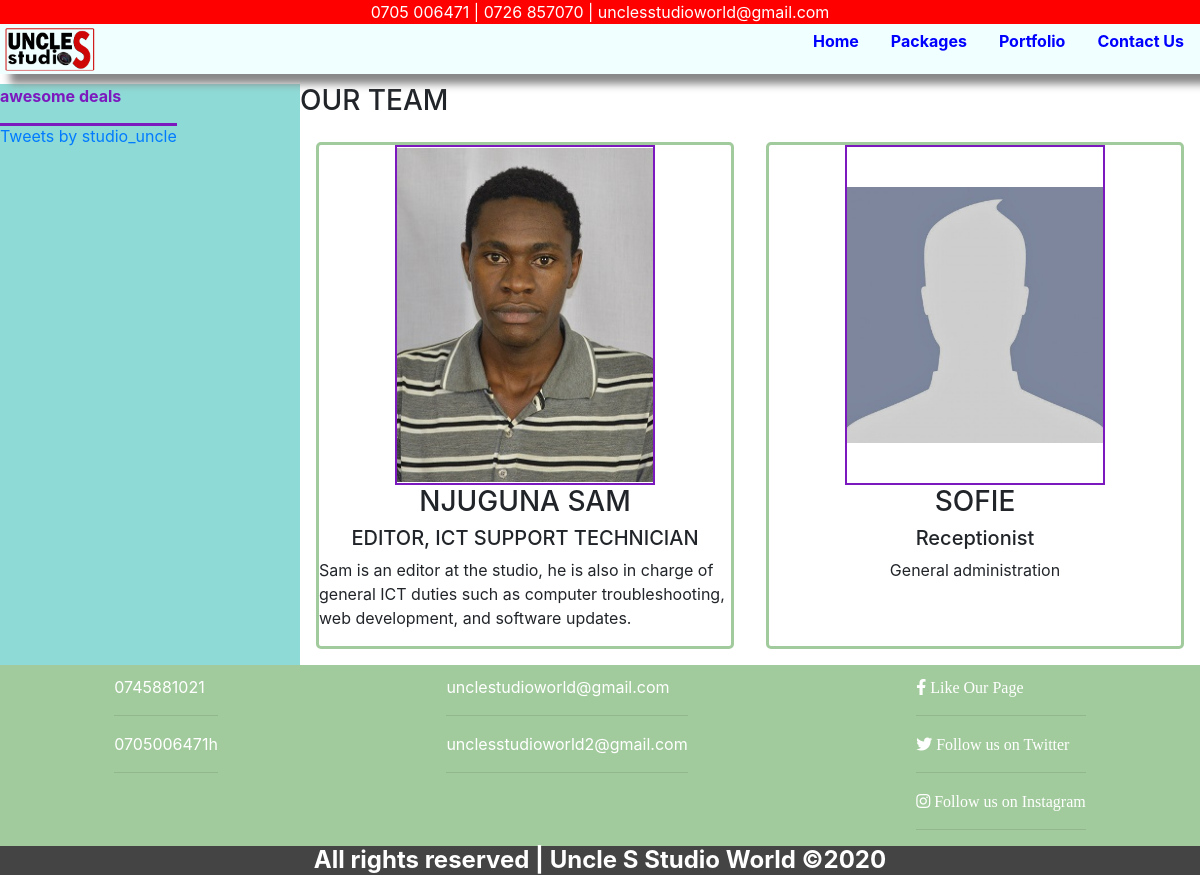
The page /About on the database as committed earlier.
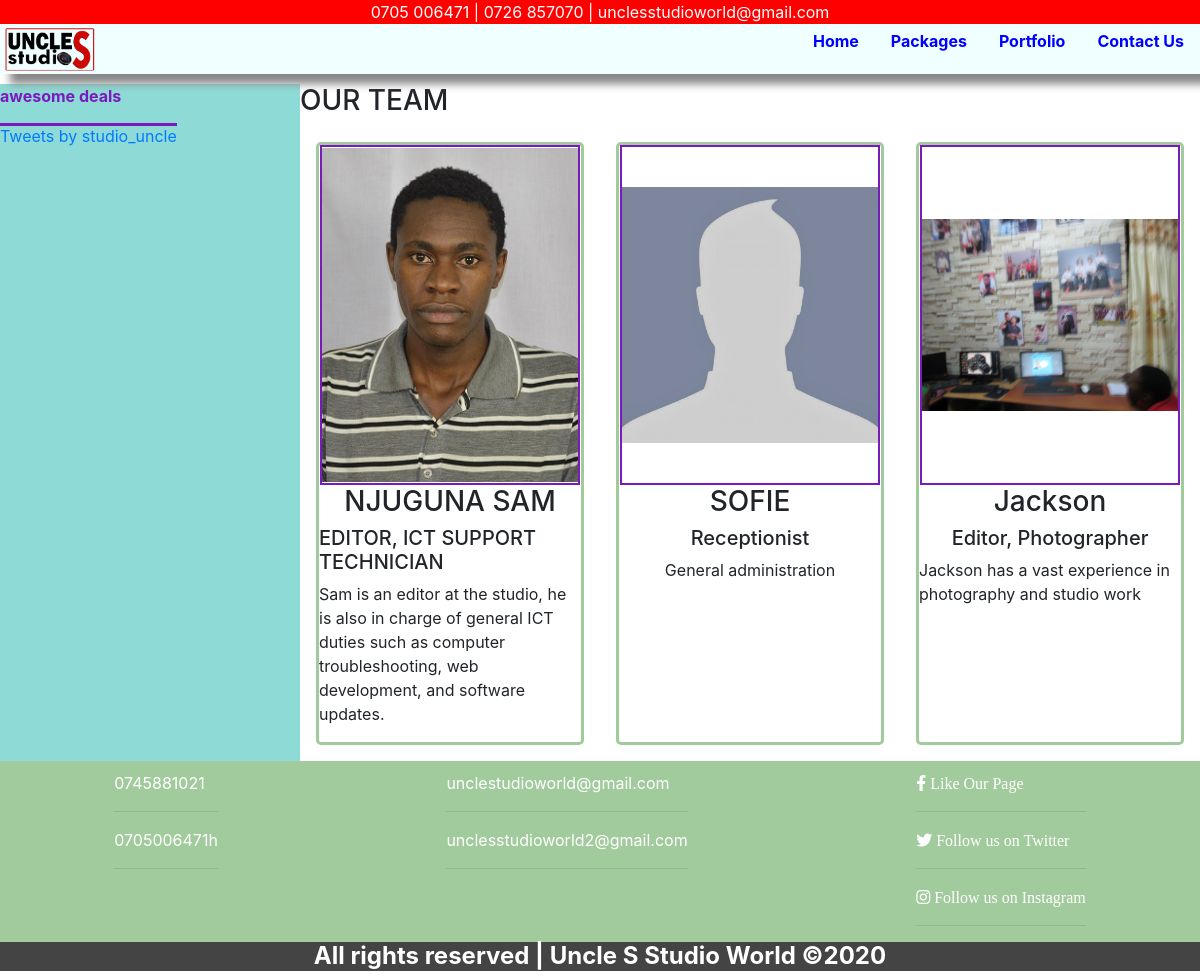
The same page on the database as committed later.
### home/models.py (models this page shows, shortened)
class Employees(models.Model):
    name = models.CharField(max_length=30)
    position = models.CharField(max_length=50)
    phone = models.CharField(max_length=15)
    short_bio = models.CharField(max_length=200)
    profile = models.ImageField(upload_to='images/', default='empty.jpg')

### home/views.py (the view)
# urls.py: path('About', views.Employees, name='portfolio'),
def Employees(request):
    Employees = models.Employees
    page = 'About Us'
    e_list = Employees.objects.all()
    return render(request, 'portfolio.html', {'team':e_list,})

### TEMPLATES/portfolio.html
{% extends "base.html" %}
{% load static %}
{% block content %}
<h3 id="title">OUR TEAM</h3>
<div class="team">
    {% for employee in team %}
    <div class="employee">
    <img src="media/{{employee.profile}}" alt="{{employee.name}}">
    <h3 class="name">{{employee.name}}</h3>
    <h5 data-role="employee position">{{employee.position}}</h5>
    <p class="bio">{{employee.short_bio}}</p>
    </div>
    {% endfor %}
</div>
{%endblock%}

Rows that differ between the two databases and show on the page:
added Employees: profile (picture), name "Jackson", position "Editor, Photographer", short_bio "Jackson has a vast experience in photography and studio work"
